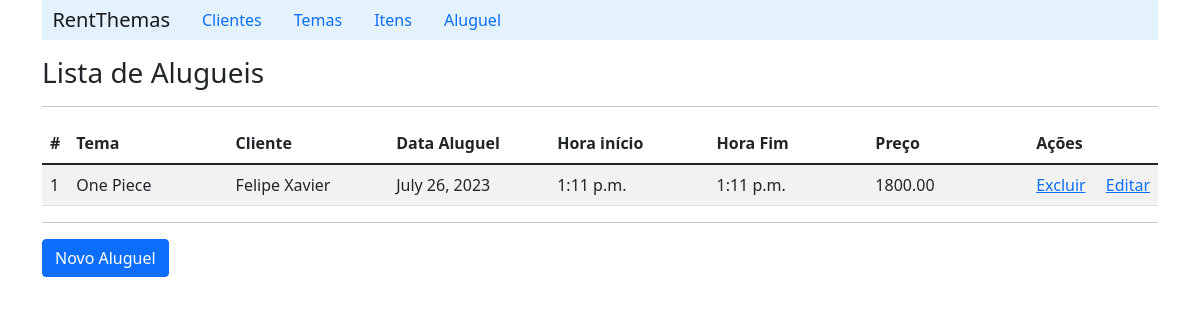
/listRent/, run on the app's committed database.
### aluguel/models.py (models this page shows, shortened)
class Rent(models.Model):
    date = models.DateField(blank=False, null=False)
    start_hours = models.TimeField(auto_now=True, blank=False, null=False)
    end_hours = models.TimeField(auto_now=True, blank=False, null=False)
    price = models.FloatField(default=0.0)
    street = models.CharField(max_length=60, default="")
    number = models.IntegerField(null=True)
    complement = models.CharField(max_length=50, default="")
    district = models.CharField(max_length=20, default="")
    city = models.CharField(max_length=20, default="")
    state = models.CharField(max_length=20, blank=True)
    client = models.ForeignKey('Client', on_delete=CASCADE, related_name='rents')
    theme = models.ForeignKey('Theme', on_delete=CASCADE, related_name='rents')

class Theme(models.Model):
    name = models.CharField(max_length=20, blank=False)
    color = models.CharField(max_length=10)
    price = models.FloatField()
    itens =  models.ManyToManyField('Item', related_name='themes')

class Client(models.Model):
    name = models.CharField(max_length=60, blank=False)
    email = models.CharField(max_length=60, blank=True)

### aluguel/views.py (the view)
# urls.py: path('listRent/', RentViews.listRent),
    def listRent(request):
        rent_list = RentDao().list_all()
        context = {'rent_list': rent_list}
        return render(request, 'rent/listRent.html', context)

### aluguel/daos.py (called while the page is built)
    def list_all(self):
        return Rent.objects.all()

### aluguel/templates/rent/listRent.html (shortened to what this page needs)
{% extends "index.html" %}
    {% block content %}
        <h3>Lista de Alugueis</h3>
        <hr>
        <table class="table table-striped">
            {% if rent_list %}
                <thead>
                    <tr>
                        <th scope="col">#</th>
                        <th scope="col">Tema</th>
                        <th scope="col">Cliente</th>
                        <th scope="col">Data Aluguel</th>
                        <th scope="col">Hora início</th>
                        <th scope="col">Hora Fim</th>
                        <th scope="col">Preço</th>
                        <th scope="col">Ações</th>
                        <th scope="col"></th>
                    </tr>
                </thead>
                {% for rent in rent_list%}
                    <tr>
                        <td width='15'>{{rent.id}}</td>
                        <td width='170'>{{rent.theme.name}}</td>
                        <td width='170'>{{rent.client.name}}</td>
                        <td width='170'>{{rent.date}}</td>
                        <td width='170'>{{rent.start_hours}}</td>
                        <td width='170'>{{rent.end_hours}}</td>
                        <td width='170'>{{rent.price | floatformat:2}}</td>
                        <td width='70'><a href="/deleteRent/{{rent.id}}">Excluir</a></td>
                        <td><a href="/detailRent/{{rent.id}}">Editar</a></td>
                    </tr>
                {% endfor %}
            {% else %}
                <p>Nenhum item cadastrado!!</p>
            {%endif%}
        </table>
        <hr>
        <a class="btn btn-primary" href="/formRent">Novo Aluguel</a>
    {% endblock %}

### data on the page
Rent: id "1", theme.name "One Piece", client.name "Felipe Xavier", date "July 26, 2023", start_hours "1:11 p.m.", end_hours "1:11 p.m.", price "1800.00"
